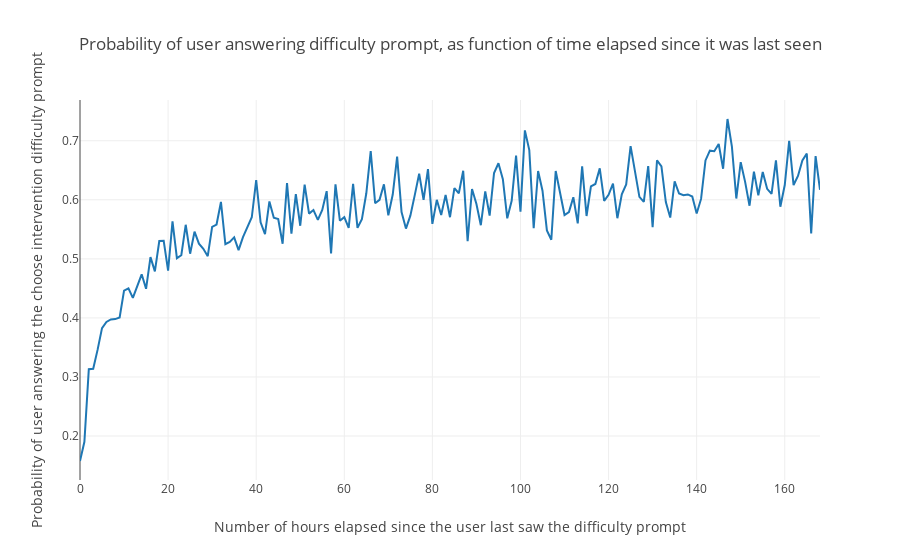

Notebook cell for this chart:
### Markdown cell above
But if we look at it from the perspective of time elapsed since we last asked them, if we’re asking again the same day, there’s a steady fall. Seems it levels out after the first day

### Code cell
from cost_utils_libs import plot_response_rate_since_last_impression_per_hour_oneweek
plot_response_rate_since_last_impression_per_hour_oneweek()

### Figure 1 — Plotly figure (JSON) as saved in the notebook; plotly's stock layout.template omitted (floating-point values rounded to 4 significant figures; data arrays with more than 128 entries replaced by an {"elided": "..."} marker saying what was removed)
{"data": [{"type": "scatter", "uid": "e756478a-38c0-4b0a-b614-e78cb607dc97", "x": {"elided": "169 int values"}, "y": {"elided": "169 float values"}}], "layout": {"title": {"text": "Probability of user answering difficulty prompt, as function of time elapsed since it was last seen"}, "xaxis": {"title": {"text": "Number of hours elapsed since the user last saw the difficulty prompt"}}, "yaxis": {"title": {"text": "Probability of user answering the choose intervention difficulty prompt"}}}}
